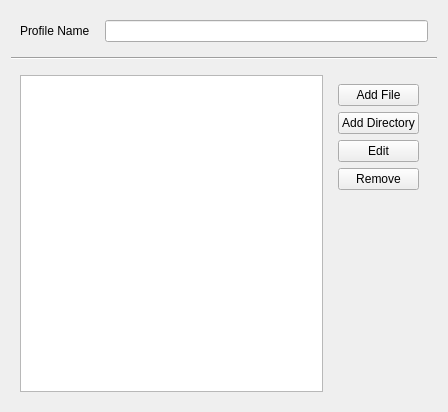
<?xml version="1.0" encoding="UTF-8"?>
<ui version="4.0">
 <class>ProfileConfigWidget</class>
 <widget class="QWidget" name="ProfileConfigWidget">
  <property name="geometry">
   <rect>
    <x>0</x>
    <y>0</y>
    <width>448</width>
    <height>412</height>
   </rect>
  </property>
  <property name="windowTitle">
   <string notr="true">XXX</string>
  </property>
  <layout class="QVBoxLayout" name="verticalLayout">
   <item>
    <widget class="QWidget" name="widget" native="true">
     <layout class="QFormLayout" name="formLayout">
      <property name="horizontalSpacing">
       <number>15</number>
      </property>
      <item row="0" column="0">
       <widget class="QLabel" name="label">
        <property name="text">
         <string>Profile Name</string>
        </property>
        <property name="buddy">
         <cstring>nameField</cstring>
        </property>
       </widget>
      </item>
      <item row="0" column="1">
       <widget class="QLineEdit" name="nameField"/>
      </item>
     </layout>
    </widget>
   </item>
   <item>
    <widget class="Line" name="line">
     <property name="orientation">
      <enum>Qt::Horizontal</enum>
     </property>
    </widget>
   </item>
   <item>
    <widget class="QWidget" name="widget_2" native="true">
     <property name="sizePolicy">
      <sizepolicy hsizetype="Preferred" vsizetype="Preferred">
       <horstretch>0</horstretch>
       <verstretch>1</verstretch>
      </sizepolicy>
     </property>
     <layout class="QHBoxLayout" name="horizontalLayout">
      <item>
       <widget class="QListWidget" name="fileList">
        <property name="selectionMode">
         <enum>QAbstractItemView::ExtendedSelection</enum>
        </property>
       </widget>
      </item>
      <item>
       <widget class="QWidget" name="widget_3" native="true">
        <layout class="QVBoxLayout" name="verticalLayout_2">
         <item>
          <widget class="QPushButton" name="fileAddButton">
           <property name="text">
            <string>Add File</string>
           </property>
          </widget>
         </item>
         <item>
          <widget class="QPushButton" name="dirAddButton">
           <property name="text">
            <string>Add Directory</string>
           </property>
          </widget>
         </item>
         <item>
          <widget class="QPushButton" name="fileEditButton">
           <property name="text">
            <string>Edit</string>
           </property>
          </widget>
         </item>
         <item>
          <widget class="QPushButton" name="fileRemoveButton">
           <property name="text">
            <string>Remove</string>
           </property>
          </widget>
         </item>
         <item>
          <spacer name="verticalSpacer">
           <property name="orientation">
            <enum>Qt::Vertical</enum>
           </property>
           <property name="sizeHint" stdset="0">
            <size>
             <width>20</width>
             <height>40</height>
            </size>
           </property>
          </spacer>
         </item>
        </layout>
       </widget>
      </item>
     </layout>
    </widget>
   </item>
  </layout>
 </widget>
 <resources/>
 <connections/>
</ui>
